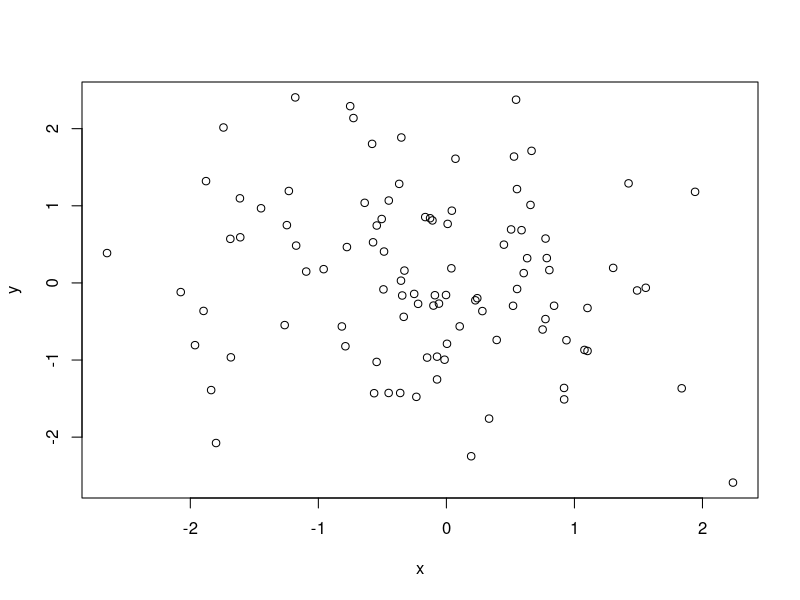

Write the R code that produced this figure.
## ---- chunk 1
x <- rnorm(100)
y <- rnorm(100)
plot(x,y)
## ---- chunk 2
summary(x)
